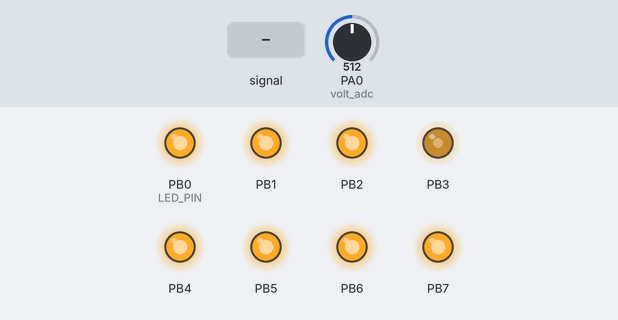
Bench run of a program on a simulated ATmega32, built with avr-gcc and emulated at 1 MHz (the files do not name the chip). Shown: output pins drawn as LEDs (lit = HIGH). The inputs (shaded band) are chosen by the test bench; at power-on: PA0 (volt_adc) = 512. What the program prints to the serial monitor is not drawn.

Above: at 0.1 s.
1.3 s: PA0 (volt_adc) fed a 200 Hz sine of ±81 counts around its level
Timing chart, 0 to 2.4 s (numbered marks = the images above; inputs shaded):
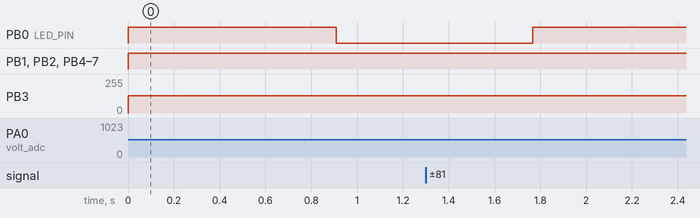

The program:

main.c
```c
//--------------------------------------------------------------//
//						ÂÍÅØÍÈÅ ÔÀÉËÛ							//
//--------------------------------------------------------------//
#include <stdlib.h>
#include <stdio.h>
#include <avr/interrupt.h>
#include "uart.h"
#include "periph_ini.h"
#include "adc.h"
//--------------------------------------------------------------//
//							ÎÏÐÅÄÅËÅÍÈß							//
//--------------------------------------------------------------//
//--------------------------------------------------------------//
//						ÃËÎÁÀËÜÍÛÅ ÏÅÐÅÌÅÍÍÛÅ					//
//--------------------------------------------------------------//
//volatile uint16_t data_fan = 0;
volatile uint16_t volt_adc = 0;
char buff[100];
//--------------------------------------------------------------//
//						ÏÐÎÒÎÒÈÏÛ ÔÓÍÊÖÈÉ						//
//--------------------------------------------------------------//
/*ñîçäàíèå ïîòîêà usart_out òèïà FILE
íàçíà÷åíèå ôóíêöèè usart_putchar äëÿ âûâîäà â ïîòîê*/
FILE usart_output = FDEV_SETUP_STREAM(usart_putchar, NULL, _FDEV_SETUP_WRITE);
//FILE usart_input = FDEV_SETUP_STREAM(NULL, usart_getchar, _FDEV_SETUP_READ);
//--------------------------------------------------------------//
//						ÎÑÍÎÂÍÀß ÔÓÍÊÖÈß						//
//--------------------------------------------------------------//
int main(void)
{
    stdout = &usart_output;
	port_ini();
	usart_ini();
	adc_ini();
	sei();
	SET_BIT(ADCSRA, ADSC);
	printf("%s\r", "--------------------------");
#ifdef DEBUG
	printf("%s\r", "Debug version is running");
#else
	printf("%s\r", "Release version is running");
#endif
	printf("%s\r", "--------------------------");
//-----------------------ÄÈÑÏÅÒ×ÅÐ------------------------------//
	while(1)
    {
		_delay_ms(500);
		INV_BIT(PORTB, LED_PIN);
//		cli();
//		data_fan *= 30;
//		printf("%s %u %s\r", "Fan speed:", data_fan, "RPM");
//		data_fan = 0;
//		sei();
//		printf("%s %u\r", "ADC code:", volt_adc);
		double result = ((double)volt_adc * VREF)/(ADC_RESOLUTION - 1);
		printf("%s %s\r", "Voltage:", dtostrf(result, 6, 2, buff));
		result = result * 20;
		printf("%s %u %c\r", "Fan load: ", (uint8_t)result, '%');
    }
}
```

adc.c
```c
#include "adc.h"

extern uint16_t volt_adc;

void adc_ini(void){

	SET_BIT(ADCSRA, ADEN);
	SET_BIT(ADCSRA, ADIE);
	SET_BIT(ADCSRA, ADPS0);
	SET_BIT(ADCSRA, ADPS1);
	SET_BIT(ADMUX, REFS0);
}

//------------------------------------------------------//
//					ADC HANDLER							//
//------------------------------------------------------//
ISR(ADC_vect){
	cli();
	uint8_t sreg = SREG;
	volt_adc = ADCW;
	OCR0 = volt_adc/4;
	SET_BIT(ADCSRA, ADSC);
	SREG = sreg;
	sei();
}
```

adc.h
```c
#ifndef ADC_H_
#define ADC_H_

//#include <avr/io.h>
#include <avr/interrupt.h>
#include "defs.h"

void adc_ini(void);
ISR(ADC_vect);


#endif /* ADC_H_ */
```

defs.h
```c
#ifndef DEFS_H_
#define DEFS_H_

#undef		F_CPU
#define 	F_CPU				1000000L
#define 	BAUD				9600L
#define		SET_BIT(reg, bit)	reg |= (1<<bit)
#define		CLR_BIT(reg, bit)	reg &= (~(1<<bit))
#define		INV_BIT(reg, bit)	reg ^= (1<<bit)
#define		LED_PIN				0
#define		VREF				5
#define		ADC_RESOLUTION		1024

#endif /* DEFS_H_ */
```

fuse.c
```c
#include <avr/io.h>

FUSES = {
    .low = LFUSE_DEFAULT,
    .high = HFUSE_DEFAULT
};
```

periph_ini.c
```c
#include "periph_ini.h"
//--------------------------------------------------------------//
//						ÍÀÑÒÐÎÉÊÀ ÏÎÐÒÎÂ						//
//--------------------------------------------------------------//
void port_ini(void)
{
	DDRB = 255; PORTB = 255;
//	SET_BIT(MCUCR, ISC01);							//The falling edge of INT0 generates an interrupt request
//	SET_BIT(GICR, INT0);							//External Interrupt Request 0 Enable
//	TCCR0 = 1<<CS02; TCNT0 = 178; TIMSK = 1<<TOIE0;	//20ms
	TCCR0 |= 1<<CS00;
	TCCR0 |= 1<<WGM01|1<<WGM00;
	TCCR0 |= 1<<COM01;
	OCR0 = 30;
}
```

periph_ini.h
```c
#ifndef PERIPH_INI_H_
#define PERIPH_INI_H_

#include <avr/io.h>
#include "defs.h"

void port_ini(void);


#endif /* PERIPH_INI_H_ */
```

uart.c
```c
#include "uart.h"
//--------------------------------------------------------------//
//						ÍÀÑÒÐÎÉÊÀ USART							//
//--------------------------------------------------------------//
void usart_ini(void)
{
	UBRRH = UBRRH_VALUE;
	UBRRL = UBRRL_VALUE;
	SET_BIT(UCSRB, TXEN);
	SET_BIT(UCSRB, RXEN);
#ifdef USE_2X
	SET_BIT(UCSRA, U2X);
#else
	CLR_BIT(UCSRA, U2X);
#endif
}
//--------------------------------------------------------------//
//				ÔÓÍÊÖÈß ÂÛÂÎÄÀ ÑÈÌÂÎËÀ Â UART					//
//--------------------------------------------------------------//
int16_t usart_putchar(char c, FILE *stream)
{
	loop_until_bit_is_set(UCSRA, UDRE);
	UDR = c;
	return 0;
}

int16_t usart_getchar(FILE *stream)
{
	loop_until_bit_is_set(UCSRA, RXC);
	if (bit_is_set(UCSRA, FE) || bit_is_set(UCSRA, DOR) || bit_is_set(UCSRA, PE))
	{
		return UDR = 0;
	}
	else
	{
		return UDR;
	}

}
```

uart.h
```c
#ifndef UART_H_
#define UART_H_

#include <stdio.h>
#include <avr/io.h>
#include "defs.h"
#include <util/setbaud.h>
#include <util/delay.h>

void usart_ini(void);
int16_t usart_putchar(char c, FILE *stream);
int16_t usart_getchar(FILE *stream);

#endif /* UART_H_ */
```
